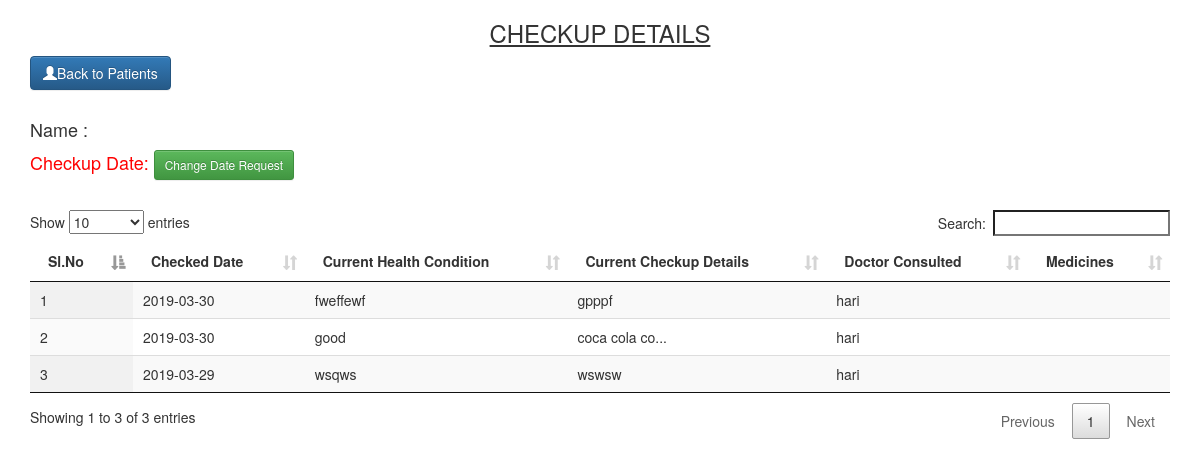
The app's page /Login/applicant/checkupdetails.php?aadhar=111111111111 with its own data.
### tables this page shows
CREATE TABLE IF NOT EXISTS `newcheckup` (
  `check_id` int(11) NOT NULL AUTO_INCREMENT,
  `p_aadhar` varchar(255) NOT NULL,
  `curr_hlth_cond` varchar(255) NOT NULL,
  `curr_check_details` varchar(255) NOT NULL,
  `checked_date` date DEFAULT NULL,
  `dr_name` varchar(255) NOT NULL,
  PRIMARY KEY (`check_id`)
);

### Login/applicant/checkupdetails.php (the view, shortened to what this page needs)
<?php
include 'connect.php';
?>
<!DOCTYPE html>
<html lang="en">
<head>
    <link rel="stylesheet" href="css/bootstrap.min.css">
    <link rel="stylesheet" href="css/bootstrap-theme.min.css">
    <link rel="stylesheet" href="css/loader.css">
    <link rel="stylesheet" href="css/jquery-ui.min">
    <link rel="stylesheet" type="text/css" href="dashboard/vendor/font-awesome/css/font-awesome.min.css">
    <link rel="stylesheet" href="css/jquery.dataTables.min.css">
    <link rel="stylesheet" href="css/dataTables.bootstrap.min.css">
    <link rel="stylesheet" href="css/responsive.bootstrap.min.css">
</head>
<body style="margin:0;">
    <div class="container">
       <div>
            <h3><center><u>CHECKUP DETAILS</u></center></h3>
             <a class="btn btn-primary" href="http://localhost/pcu/Login/applicant/patients.php" ><span class='glyphicon glyphicon-user' aria-hidden='true'></span>Back to Patients</a>
        </div>
        <br>
        <?php
             $p_name = $_GET['name'];
             $p_date = $_GET['checkup'];
             $p_aadhar = $_GET['p_aadhar'];
        ?>
       <h4>Name : <?php echo $p_name; ?></h4>
     <span style="color: red;"><h4>Checkup Date: <?php echo $p_date; ?><a href="#reject<?php echo $p_aadhar;?>" data-toggle="modal"><button type="submit" class="btn btn-success btn-sm" name="verify">Change Date Request</button></a>
         </h4></span>
        <br>
        <table id="example" class="display nowrap" cellspacing="0" width="100%">
            <thead>
                <tr>
                    <th>Sl.No</th>
                    <th>Checked Date</th>
                    <th>Current Health Condition</th>
                    <th>Current Checkup Details</th>
                    <th>Doctor Consulted</th>
                    <th>Medicines</th>
                </tr>
            </thead>
            <tbody>
                <?php
                    $p_aadhar = $_GET['aadhar'];
                    $sql = "SELECT * FROM newcheckup WHERE p_aadhar='$p_aadhar' ORDER BY checked_date DESC";
                    $result = $conn->query($sql);
                    if ($result->num_rows > 0) {
                        $a = 1;
                        while($row = $result->fetch_assoc()) {
                            $b = $a++;
                            $id = $b;
                            $item_name = $row['checked_date'];
                            $item_category = $row['curr_hlth_cond'];
                            $item_description = $row['curr_check_details'];
                            $dr_name = $row['dr_name'];
                    ?>
                <tr>
                    <td>
                        <?php echo $id; ?>
                    </td>
                    <td>
                        <?php echo $item_name; ?>
                    </td>
                    <td>
                        <?php echo $item_category; ?>
                    </td>
                    <td>
                        <?php echo $item_description; ?>
                    </td>
                    <td>
                        <?php echo $dr_name; ?>
                    </td>
                    <td>
                    </td>
                </tr>
                </div><?php
        }
        }
?>
</body>
</html>

### records on screen
newcheckup: id "1", checked_date "2019-03-30", curr_hlth_cond "fweffewf", curr_check_details "gpppf", dr_name "hari"
newcheckup: id "2", checked_date "2019-03-30", curr_hlth_cond "good", curr_check_details "coca cola co...", dr_name "hari"
newcheckup: id "3", checked_date "2019-03-29", curr_hlth_cond "wsqws", curr_check_details "wswsw", dr_name "hari"
